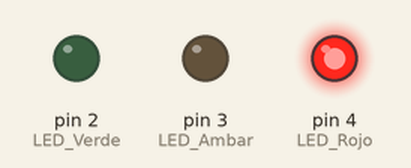
Bench run of a sketch on a simulated Arduino Uno, built with avr-gcc and run on an emulated ATmega328P. Parts: output pins drawn as LEDs (lit = HIGH).

Above: at 2.0 s.
At 7.0 s:
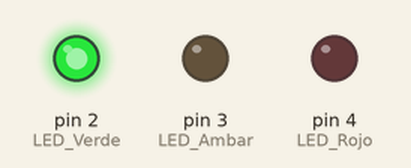
At 11.0 s:
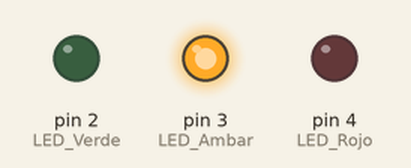
Timing chart, 0 to 15.6 s (numbered marks = the images above):
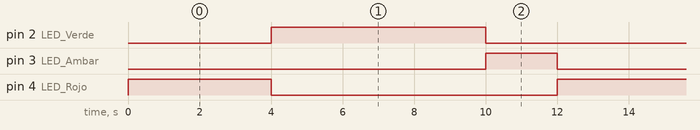

Measured:
- by itself, pin 2 (LED_Verde): alternates HIGH for 6.0 s and LOW for 6.0 s
- by itself, pin 3 (LED_Ambar): alternates HIGH for 2.0 s and LOW for 10.0 s
- by itself, pin 4 (LED_Rojo): alternates HIGH for 4.0 s and LOW for 8.0 s

The sketch:

ejercicio2.ino
```cpp
/*
 *  Bienvenidos a Sys On Chip
 * ==============================
 * Ejercicio No.2
 * En este programa vamos a simular el funcionamiento de un semáforo
 * utilizando temporización NO bloqueante con millis().
 * A diferencia del ejercicio anterior, aquí no usamos delay(),
 * lo que permite que el microcontrolador ejecute otras tareas
 * mientras controla los tiempos del semáforo.
 * ==============================================================================================
 */

// ==============================
// Definición de pines
// ==============================
// Creamos constantes para identificar los pines donde están conectados los LEDs
const int LED_Rojo   = 4;
const int LED_Ambar  = 3;
const int LED_Verde  = 2;

// ==============================
// Definición de tiempos (en milisegundos)
// ==============================
// Estos valores determinan cuánto tiempo permanece activo cada estado
const unsigned long TIEMPO_ROJO   = 4000;
const unsigned long TIEMPO_VERDE  = 6000;
const unsigned long TIEMPO_AMBAR  = 2000;

// ==============================
// Definición de los estados del sistema
// ==============================
// Creamos un tipo enumerado para modelar la máquina de estados
enum EstadoSemaforo {
  ROJO,
  VERDE,
  AMBAR
};

// Variable que almacena el estado actual del semáforo
EstadoSemaforo estadoActual = ROJO;

// Variable que almacena el instante en que ocurrió el último cambio de estado
unsigned long tiempoAnterior = 0;

// ==============================
// Función setup()
// ==============================
// En esta función configuramos los pines como salida
// y definimos el estado inicial del sistema
void setup() {
  pinMode(LED_Rojo, OUTPUT);
  pinMode(LED_Ambar, OUTPUT);
  pinMode(LED_Verde, OUTPUT);

  // Iniciar en ROJO
  digitalWrite(LED_Rojo, HIGH);
  digitalWrite(LED_Verde, LOW);
  digitalWrite(LED_Ambar, LOW);

  tiempoAnterior = millis();
}

// ==============================
// Función loop()
// ==============================
// En esta función implementamos la máquina de estados
// utilizando temporización basada en millis()
void loop() {

  // Capturamos el tiempo actual del sistema
  unsigned long tiempoActual = millis();

  // Evaluamos el estado actual del semáforo
  switch (estadoActual) {

    // ==============================
    // Estado ROJO
    // ==============================
    case ROJO:

      // Verificamos si ha transcurrido el tiempo configurado
      if (tiempoActual - tiempoAnterior >= TIEMPO_ROJO) {

        // Actualizamos referencia temporal
        tiempoAnterior = tiempoActual;

        // Cambiamos al siguiente estado
        estadoActual = VERDE;

        // Actualizamos salidas
        digitalWrite(LED_Rojo, LOW);
        digitalWrite(LED_Verde, HIGH);
      }
      break;

    // ==============================
    // Estado VERDE
    // ==============================
    case VERDE:

      if (tiempoActual - tiempoAnterior >= TIEMPO_VERDE) {

        tiempoAnterior = tiempoActual;
        estadoActual = AMBAR;

        digitalWrite(LED_Verde, LOW);
        digitalWrite(LED_Ambar, HIGH);
      }
      break;

    // ==============================
    // Estado AMBAR
    // ==============================
    case AMBAR:

      if (tiempoActual - tiempoAnterior >= TIEMPO_AMBAR) {

        tiempoAnterior = tiempoActual;
        estadoActual = ROJO;

        digitalWrite(LED_Ambar, LOW);
        digitalWrite(LED_Rojo, HIGH);
      }
      break;
  }

  // En esta zona podrían ejecutarse otras tareas
  // como lectura de sensores, comunicación serial o WiFi
}
```
